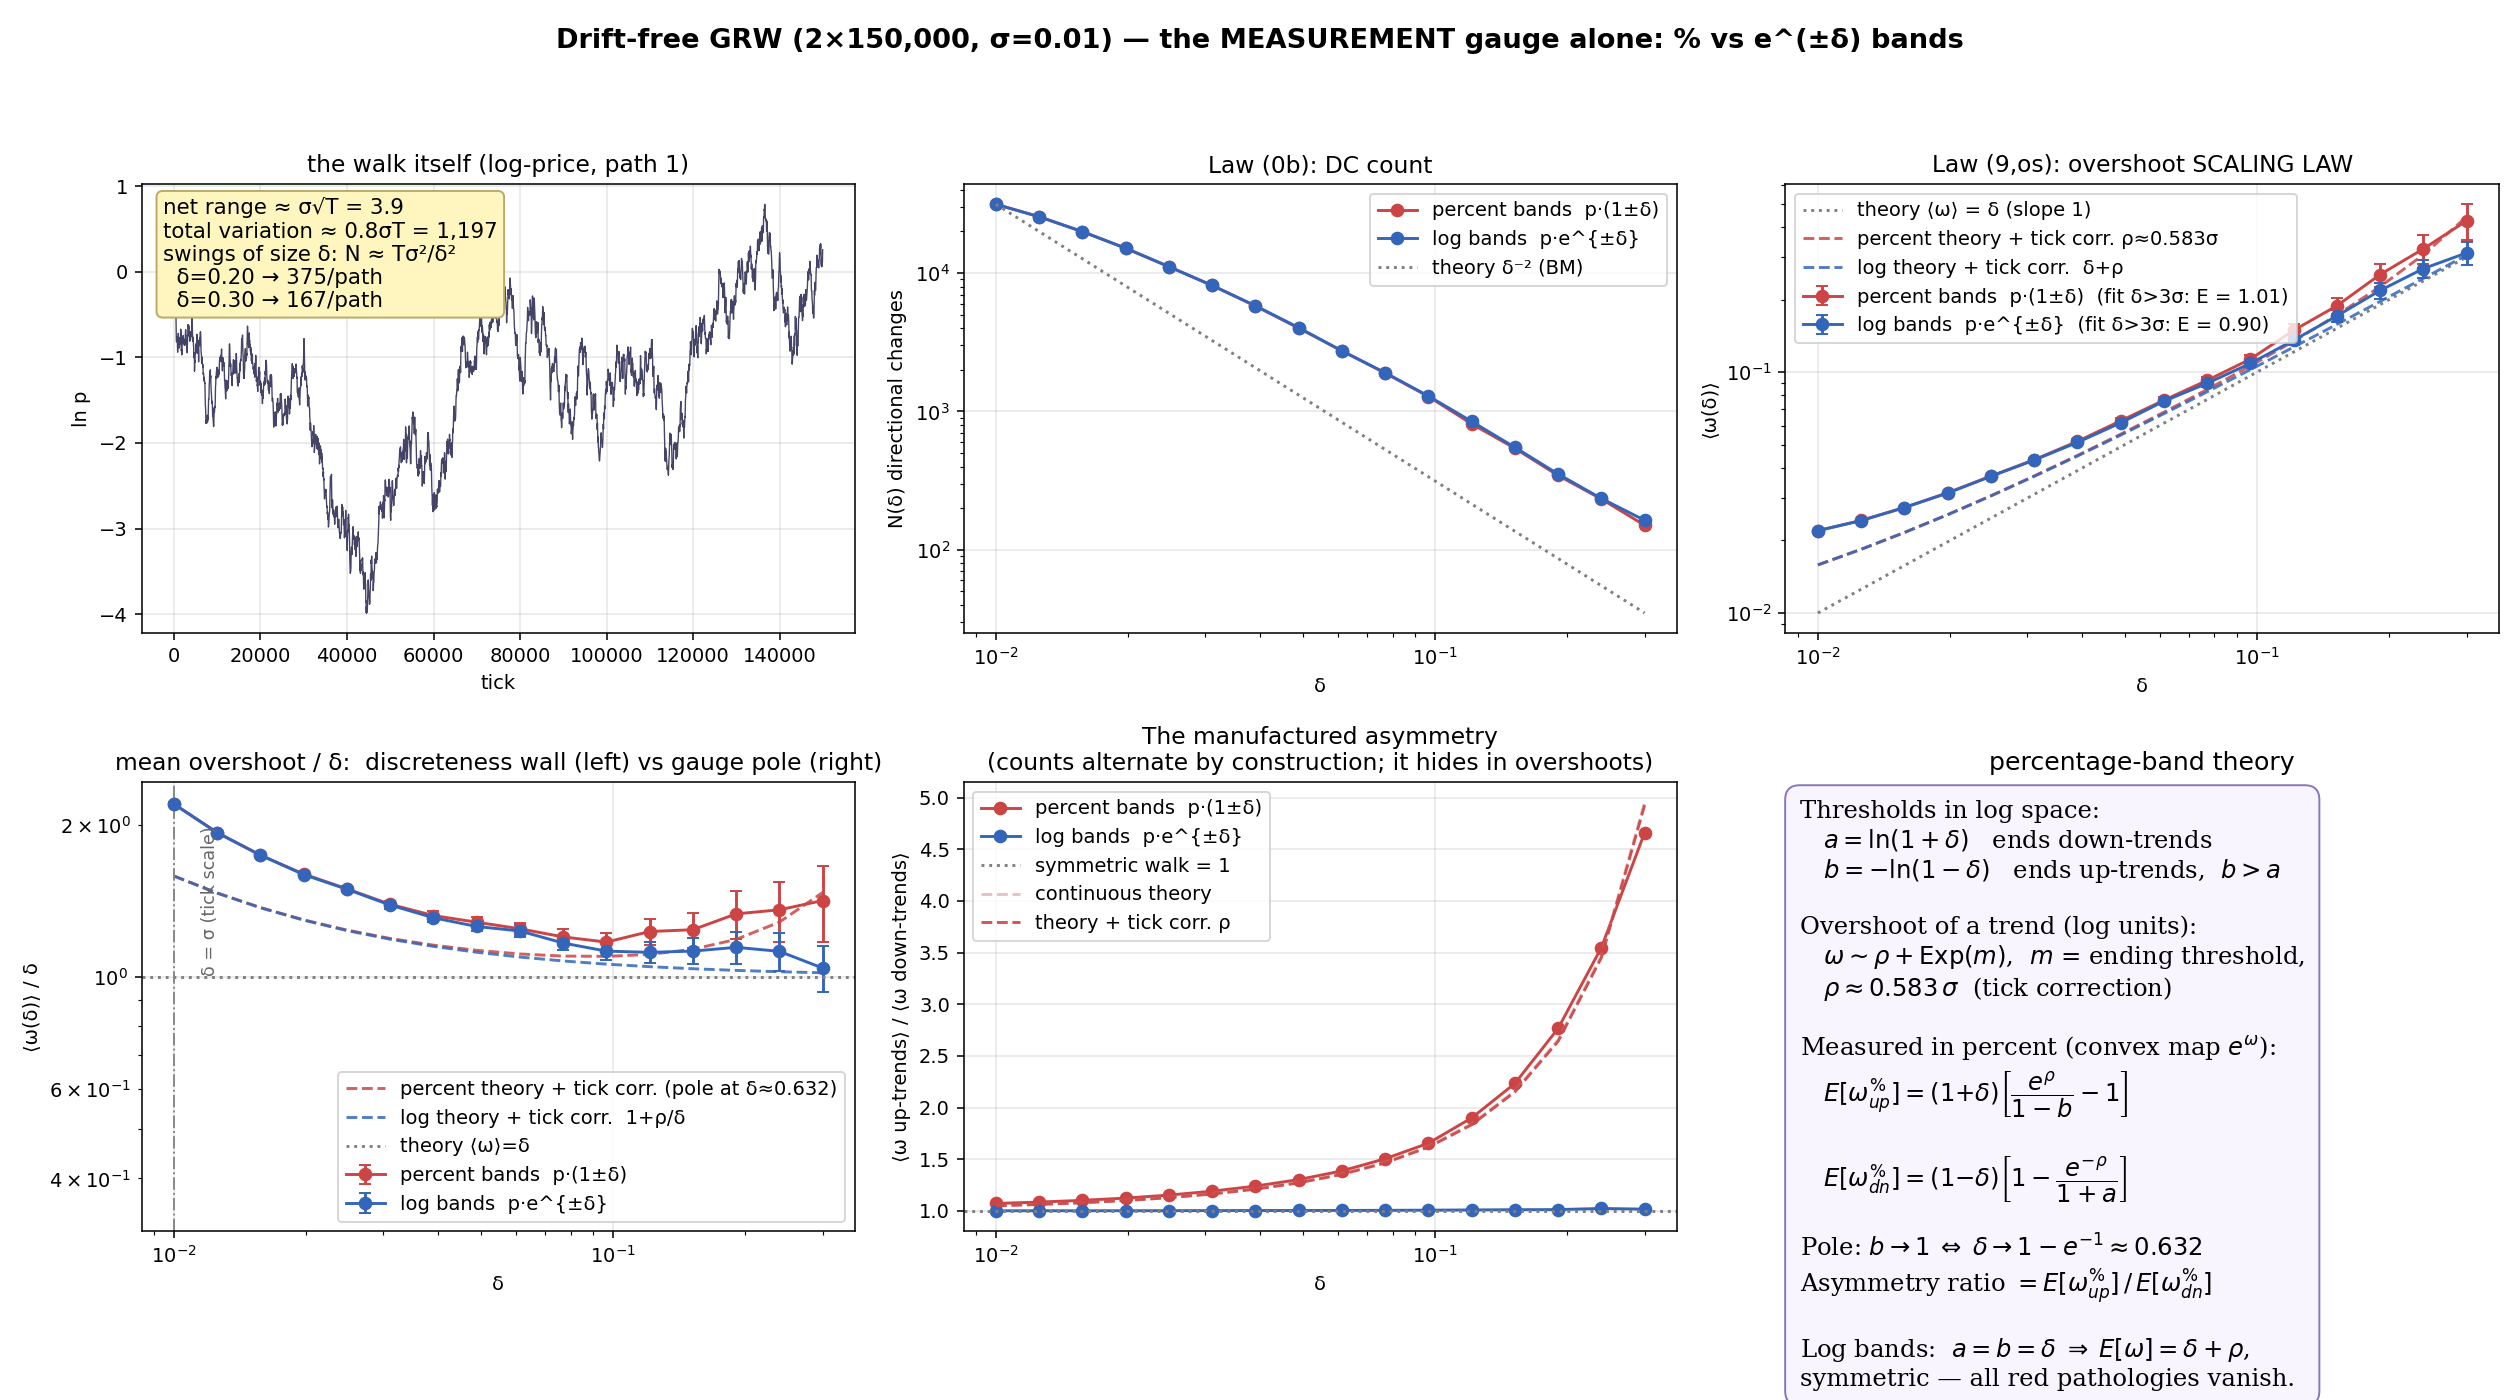

Write the Python code that produced this figure.
"""
exp_gauge_dc.py — what the THRESHOLD GAUGE alone does to the DC scaling laws.

One geometric random walk (drift-free by construction, in log). The SAME paths
are run through the directional-change algorithm twice:

  PCT gauge : reversal when price moves +/- delta in PERCENT of the extreme
              (up: p >= E*(1+delta), down: p <= E*(1-delta))
  LOG gauge : reversal when |ln(p/E)| >= delta  (exp(+/-delta) bands)

Percent bands are asymmetric in log space: a -delta% move is a LARGER log move
than +delta% ( -ln(1-d) = d + d^2/2 + ...  vs  ln(1+d) = d - d^2/2 + ... ).
On a perfectly symmetric walk this manufactures (i) an up/down event-count
asymmetry, (ii) distorted N(delta) and overshoot laws, growing ~delta^2 —
pure convention, zero dynamics. This is the standalone exhibit of the
engine's `log_thresholds` design decision.

Output: gauge_dc.png (three panels: N(delta), <os>/delta, up/down count ratio).
"""
import os
import sys

import numpy as np
import matplotlib
matplotlib.use("Agg")
import matplotlib.pyplot as plt

SIGMA = 0.01
T = 150_000
N_PATHS = 2
DELTAS = np.geomspace(1e-2, 0.30, 16)


def dc_events(p: np.ndarray, delta: float, gauge: str):
    """Standard DC sweep. Overshoot in the gauge's OWN units."""
    if gauge == "log":
        up = lambda x, ref: np.log(x / ref) >= delta
        dn = lambda x, ref: np.log(x / ref) <= -delta
        extent = lambda a, b: abs(np.log(a / b))
    else:
        up = lambda x, ref: x >= ref * (1.0 + delta)
        dn = lambda x, ref: x <= ref * (1.0 - delta)
        extent = lambda a, b: abs(a / b - 1.0)
    mode = 0
    hi = lo = ext = anchor = p[0]
    n_up = n_dn = 0
    overshoots = []
    for x in p:
        if mode == 0:
            hi = max(hi, x); lo = min(lo, x)
            if up(x, lo):
                mode = +1; n_up += 1; anchor = lo; ext = x
            elif dn(x, hi):
                mode = -1; n_dn += 1; anchor = hi; ext = x
        elif mode == +1:
            if x > ext:
                ext = x
            if dn(x, ext):
                overshoots.append((+1, max(extent(ext, anchor) - delta, 0.0)))
                mode = -1; n_dn += 1; anchor = ext; ext = x
        else:
            if x < ext:
                ext = x
            if up(x, ext):
                overshoots.append((-1, max(extent(ext, anchor) - delta, 0.0)))
                mode = +1; n_up += 1; anchor = ext; ext = x
    return n_up, n_dn, overshoots


def main() -> None:
    rng = np.random.default_rng(7)
    paths = [np.exp(np.cumsum(rng.normal(0.0, SIGMA, T))) for _ in range(N_PATHS)]

    res = {g: {"N": [], "os": [], "ratio": []} for g in ("pct", "log")}
    for d in DELTAS:
        for g in ("pct", "log"):
            nu = nd = 0
            oss = []
            for p in paths:
                a, b, o = dc_events(p, float(d), g)
                nu += a; nd += b; oss += o
            res[g]["N"].append((nu + nd) / N_PATHS)
            res[g].setdefault("raw", []).append([o for _, o in oss])
            vals = np.array([o for _, o in oss]) if oss else np.array([np.nan])
            res[g]["os"].append(np.nanmean(vals) / d)
            res[g].setdefault("os_abs", []).append(np.nanmean(vals))
            osu = np.mean([o for sgn, o in oss if sgn > 0]) if oss else np.nan
            osd = np.mean([o for sgn, o in oss if sgn < 0]) if oss else np.nan
            res[g]["ratio"].append(osu / osd if osd else np.nan)
        print(f"delta={d:.3f}  N: pct={res['pct']['N'][-1]:7.1f} log={res['log']['N'][-1]:7.1f}"
              f"   os/d: pct={res['pct']['os'][-1]:.3f} log={res['log']['os'][-1]:.3f}"
              f"   up/down(pct)={res['pct']['ratio'][-1]:.3f}")

    fig, axes = plt.subplots(2, 3, figsize=(18.0, 10.0))
    axes = axes.ravel()
    axg = axes[0]
    y0 = np.log(paths[0])
    axg.plot(np.arange(0, T, 50), y0[::50], lw=0.7, color="#444466")
    tv = 0.7979 * SIGMA * T
    axg.set_title("the walk itself (log-price, path 1)")
    axg.set_xlabel("tick"); axg.set_ylabel("ln p"); axg.grid(alpha=0.3)
    axg.text(0.03, 0.97, (f"net range \u2248 \u03c3\u221aT = {SIGMA*np.sqrt(T):.1f}\n"
                          f"total variation \u2248 0.8\u03c3T = {tv:,.0f}\n"
                          f"swings of size \u03b4: N \u2248 T\u03c3\u00b2/\u03b4\u00b2\n"
                          f"  \u03b4=0.20 \u2192 {150_000*SIGMA**2/0.04:.0f}/path\n"
                          f"  \u03b4=0.30 \u2192 {150_000*SIGMA**2/0.09:.0f}/path"),
             transform=axg.transAxes, fontsize=11, va="top",
             bbox=dict(boxstyle="round", fc="#FFF6BF", ec="#BBAA66"))
    axeq = axes[5]
    axeq.axis("off")
    axeq.set_title("percentage-band theory", fontsize=13)
    axeq.text(0.02, 0.96, (
        "Thresholds in log space:\n"
        r"   $a=\ln(1+\delta)$   ends down-trends"
        "\n"
        r"   $b=-\ln(1-\delta)$   ends up-trends,  $b>a$"
        "\n\n"
        "Overshoot of a trend (log units):\n"
        r"   $\omega \sim \rho + \mathrm{Exp}(m)$,  $m$ = ending threshold,"
        "\n"
        r"   $\rho \approx 0.583\,\sigma$  (tick correction)"
        "\n\n"
        "Measured in percent (convex map $e^{\omega}$):\n"
        r"   $E[\omega^{\%}_{up}] = (1{+}\delta)\left[\dfrac{e^{\rho}}{1-b}-1\right]$"
        "\n\n"
        r"   $E[\omega^{\%}_{dn}] = (1{-}\delta)\left[1-\dfrac{e^{-\rho}}{1+a}\right]$"
        "\n\n"
        r"Pole: $b \to 1 \;\Leftrightarrow\; \delta \to 1-e^{-1} \approx 0.632$"
        "\n"
        r"Asymmetry ratio $= E[\omega^{\%}_{up}]\, /\, E[\omega^{\%}_{dn}]$"
        "\n\n"
        "Log bands:  " r"$a=b=\delta \;\Rightarrow\; E[\omega]=\delta+\rho$" ",\n"
        "symmetric — all red pathologies vanish."),
        transform=axeq.transAxes, fontsize=12.5, va="top", family="serif",
        bbox=dict(boxstyle="round,pad=0.6", fc="#F8F5FF", ec="#8877BB"))
    axes = axes[1:]
    fig.suptitle(f"Drift-free GRW ({N_PATHS}\u00d7{T:,}, \u03c3={SIGMA}) \u2014 the MEASUREMENT gauge alone: % vs e^(\u00b1\u03b4) bands",
                 fontsize=14, fontweight="bold")
    C = {"pct": "#CC4444", "log": "#3366BB"}
    RHO = 0.583 * SIGMA          # discrete-step overshoot constant (Siegmund)
    a_ = np.log(1 + DELTAS); b_ = -np.log(1 - DELTAS)
    with np.errstate(divide="ignore"):
        up_pct = (1 + DELTAS) * np.where(b_ < 1, b_ / (1 - b_), np.inf)
    dn_pct = (1 - DELTAS) * a_ / (1 + a_)
    os_pct_theory = 0.5 * (up_pct + dn_pct)
    ratio_theory = up_pct / dn_pct
    with np.errstate(divide="ignore"):
        up_c = (1 + DELTAS) * np.where(b_ < 1, np.exp(RHO) / (1 - b_) - 1, np.inf)
    dn_c = (1 - DELTAS) * (1 - np.exp(-RHO) / (1 + a_))
    # the (1+/-delta) base factors: confirmation consumes exactly delta in pct,
    # the overshoot rides on the grown/shrunk base
    os_pct_corr = 0.5 * (up_c + dn_c)
    ratio_corr = up_c / dn_c
    os_log_corr = DELTAS + RHO           # log gauge with tick correction
    def ci(vals):
        v = np.asarray(vals, float)
        return (1.96 * v.std() / max(np.sqrt(len(v)), 1)) if len(v) > 1 else 0.0

    L = {"pct": "percent bands  p\u00b7(1\u00b1\u03b4)", "log": "log bands  p\u00b7e^{\u00b1\u03b4}"}

    ax = axes[0]
    for g in ("pct", "log"):
        ax.loglog(DELTAS, res[g]["N"], "o-", color=C[g], label=L[g])
    k = res["log"]["N"][0] * DELTAS[0] ** 2
    ax.loglog(DELTAS, k / DELTAS ** 2, ":", color="gray", label="theory \u03b4\u207b\u00b2 (BM)")
    ax.set_xlabel("\u03b4"); ax.set_ylabel("N(\u03b4) directional changes")
    ax.set_title("Law (0b): DC count"); ax.legend(); ax.grid(alpha=0.3)

    ax = axes[1]
    for g in ("pct", "log"):
        sel = DELTAS >= 3 * SIGMA
        E = np.polyfit(np.log(DELTAS[sel]), np.log(np.array(res[g]["os_abs"])[sel]), 1)[0]
        errs = [ci(v) / 1 for v in res[g]["raw"]]
        ax.errorbar(DELTAS, res[g]["os_abs"], yerr=errs, fmt="o-", color=C[g],
                    capsize=3, label=L[g] + f"  (fit \u03b4>3\u03c3: E = {E:.2f})")
        ax.set_xscale("log"); ax.set_yscale("log")
    ax.loglog(DELTAS, DELTAS, ":", color="gray", label="theory \u27e8\u03c9\u27e9 = \u03b4 (slope 1)")
    ax.loglog(DELTAS, os_pct_corr, "--", color="#CC4444", alpha=0.85,
              label="percent theory + tick corr. \u03c1\u22480.583\u03c3")
    ax.loglog(DELTAS, os_log_corr, "--", color="#3366BB", alpha=0.85,
              label="log theory + tick corr.  \u03b4+\u03c1")
    ax.set_xlabel("\u03b4"); ax.set_ylabel("\u27e8\u03c9(\u03b4)\u27e9")
    ax.set_title("Law (9,os): overshoot SCALING LAW"); ax.legend(); ax.grid(alpha=0.3)

    ax = axes[2]
    for g in ("pct", "log"):
        errs = [ci(v) / d for v, d in zip(res[g]["raw"], DELTAS)]
        ax.errorbar(DELTAS, res[g]["os"], yerr=errs, fmt="o-", color=C[g], capsize=3, label=L[g])
        ax.set_xscale("log"); ax.set_yscale("log")
    ax.semilogx(DELTAS, os_pct_corr / DELTAS, "--", color="#CC4444", alpha=0.85,
                label="percent theory + tick corr. (pole at \u03b4\u22480.632)")
    ax.semilogx(DELTAS, os_log_corr / DELTAS, "--", color="#3366BB", alpha=0.85,
                label="log theory + tick corr.  1+\u03c1/\u03b4")
    ax.axhline(1.0, ls=":", color="gray", label="theory \u27e8\u03c9\u27e9=\u03b4")
    ax.set_xlabel("\u03b4"); ax.set_ylabel("\u27e8\u03c9(\u03b4)\u27e9 / \u03b4")
    ax.axvline(SIGMA, ls="-.", color="#888888", lw=1)
    ax.text(SIGMA*1.15, 0.9, "\u03b4 = \u03c3 (tick scale)", rotation=90, fontsize=9,
            color="#666666", va="top", transform=ax.get_xaxis_transform())
    ax.set_title("mean overshoot / \u03b4:  discreteness wall (left) vs gauge pole (right)", fontsize=12); ax.legend(); ax.grid(alpha=0.3)

    ax = axes[3]
    for g in ("pct", "log"):
        ax.semilogx(DELTAS, res[g]["ratio"], "o-", color=C[g], label=L[g])
    ax.axhline(1.0, ls=":", color="gray", label="symmetric walk = 1")
    ax.semilogx(DELTAS, ratio_theory, "--", color="#CC8888", alpha=0.5,
                label="continuous theory")
    ax.semilogx(DELTAS, ratio_corr, "--", color="#CC4444", alpha=0.9,
                label="theory + tick corr. \u03c1")
    ax.set_xlabel("\u03b4"); ax.set_ylabel("\u27e8\u03c9 up-trends\u27e9 / \u27e8\u03c9 down-trends\u27e9")
    ax.set_title("The manufactured asymmetry\n(counts alternate by construction; it hides in overshoots)")
    ax.legend(); ax.grid(alpha=0.3)

    fig.tight_layout(rect=(0, 0, 1, 0.94))
    out = os.path.join(os.path.dirname(os.path.abspath(__file__)), "..", "gauge_dc.png")
    fig.savefig(os.path.abspath(out), dpi=140)
    for g in ("pct", "log"):
        n_ev = len(res[g]["raw"][-1])
        print(f"largest delta = {DELTAS[-1]:.3f}: {g} gauge, total DC events across "
              f"{N_PATHS} paths = {int(res[g]['N'][-1]*N_PATHS)}, overshoot samples = {n_ev}")
    print("wrote gauge_dc.png")


if __name__ == "__main__":
    main()
